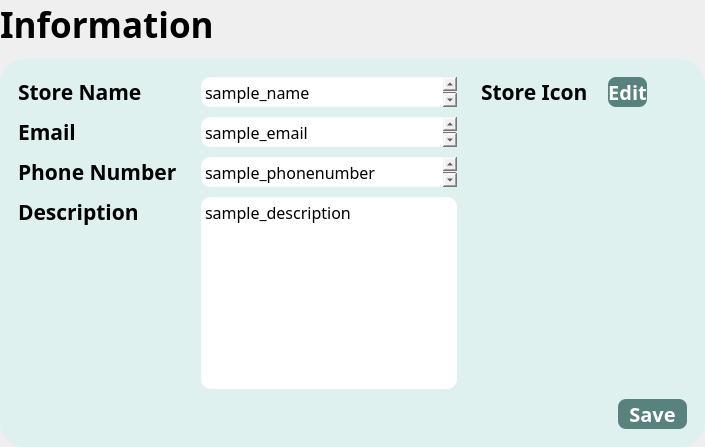
          <widget class="QWidget" name="information">
           <property name="minimumSize">
            <size>
             <width>0</width>
             <height>0</height>
            </size>
           </property>
           <property name="maximumSize">
            <size>
             <width>16777215</width>
             <height>16777215</height>
            </size>
           </property>
           <layout class="QVBoxLayout" name="verticalLayout_2">
            <property name="spacing">
             <number>10</number>
            </property>
            <property name="leftMargin">
             <number>0</number>
            </property>
            <property name="topMargin">
             <number>0</number>
            </property>
            <property name="rightMargin">
             <number>0</number>
            </property>
            <property name="bottomMargin">
             <number>0</number>
            </property>
            <item>
             <widget class="QLabel" name="label_2">
              <property name="sizePolicy">
               <sizepolicy hsizetype="Preferred" vsizetype="Maximum">
                <horstretch>0</horstretch>
                <verstretch>0</verstretch>
               </sizepolicy>
              </property>
              <property name="font">
               <font>
                <family>Manrope</family>
                <pointsize>26</pointsize>
                <weight>75</weight>
                <bold>true</bold>
               </font>
              </property>
              <property name="text">
               <string>Information</string>
              </property>
             </widget>
            </item>
            <item>
             <widget class="QFrame" name="frame_19">
              <property name="styleSheet">
               <string notr="true">QFrame {
    background-color:#DFF1EE;
	border: none;
	border-radius: 25px;
}</string>
              </property>
              <property name="frameShape">
               <enum>QFrame::StyledPanel</enum>
              </property>
              <property name="frameShadow">
               <enum>QFrame::Raised</enum>
              </property>
              <layout class="QHBoxLayout" name="horizontalLayout_9">
               <item>
                <widget class="QFrame" name="frame_7">
                 <property name="maximumSize">
                  <size>
                   <width>180</width>
                   <height>16777215</height>
                  </size>
                 </property>
                 <property name="frameShape">
                  <enum>QFrame::StyledPanel</enum>
                 </property>
                 <property name="frameShadow">
                  <enum>QFrame::Raised</enum>
                 </property>
                 <layout class="QVBoxLayout" name="verticalLayout_5">
                  <property name="spacing">
                   <number>10</number>
                  </property>
                  <item>
                   <widget class="QLabel" name="label_6">
                    <property name="sizePolicy">
                     <sizepolicy hsizetype="Preferred" vsizetype="Maximum">
                      <horstretch>0</horstretch>
                      <verstretch>0</verstretch>
                     </sizepolicy>
                    </property>
                    <property name="font">
                     <font>
                      <family>Manrope</family>
                      <pointsize>16</pointsize>
                      <weight>75</weight>
                      <bold>true</bold>
                     </font>
                    </property>
                    <property name="text">
                     <string>Store Name</string>
                    </property>
                   </widget>
                  </item>
                  <item>
                   <widget class="QLabel" name="label_7">
                    <property name="sizePolicy">
                     <sizepolicy hsizetype="Preferred" vsizetype="Maximum">
                      <horstretch>0</horstretch>
                      <verstretch>0</verstretch>
                     </sizepolicy>
                    </property>
                    <property name="font">
                     <font>
                      <family>Manrope</family>
                      <pointsize>16</pointsize>
                      <weight>75</weight>
                      <bold>true</bold>
                     </font>
                    </property>
                    <property name="text">
                     <string>Email</string>
                    </property>
                   </widget>
                  </item>
                  <item>
                   <widget class="QLabel" name="label_8">
                    <property name="sizePolicy">
                     <sizepolicy hsizetype="Preferred" vsizetype="Maximum">
                      <horstretch>0</horstretch>
                      <verstretch>0</verstretch>
                     </sizepolicy>
                    </property>
                    <property name="font">
                     <font>
                      <family>Manrope</family>
                      <pointsize>16</pointsize>
                      <weight>75</weight>
                      <bold>true</bold>
                     </font>
                    </property>
                    <property name="text">
                     <string>Phone Number</string>
                    </property>
                   </widget>
                  </item>
                  <item>
                   <widget class="QLabel" name="label_9">
                    <property name="sizePolicy">
                     <sizepolicy hsizetype="Preferred" vsizetype="Maximum">
                      <horstretch>0</horstretch>
                      <verstretch>0</verstretch>
                     </sizepolicy>
                    </property>
                    <property name="font">
                     <font>
                      <family>Manrope</family>
                      <pointsize>16</pointsize>
                      <weight>75</weight>
                      <bold>true</bold>
                     </font>
                    </property>
                    <property name="text">
                     <string>Description</string>
                    </property>
                   </widget>
                  </item>
                  <item>
                   <spacer name="verticalSpacer_2">
                    <property name="orientation">
                     <enum>Qt::Vertical</enum>
                    </property>
                    <property name="sizeHint" stdset="0">
                     <size>
                      <width>20</width>
                      <height>40</height>
                     </size>
                    </property>
                   </spacer>
                  </item>
                 </layout>
                </widget>
               </item>
               <item>
                <widget class="QFrame" name="frame_9">
                 <property name="styleSheet">
                  <string notr="true">* {
	border-radius: 10px;
}</string>
                 </property>
                 <property name="frameShape">
                  <enum>QFrame::StyledPanel</enum>
                 </property>
                 <property name="frameShadow">
                  <enum>QFrame::Raised</enum>
                 </property>
                 <layout class="QVBoxLayout" name="verticalLayout_6">
                  <property name="spacing">
                   <number>10</number>
                  </property>
                  <item>
                   <widget class="QTextEdit" name="info_page_name_edit">
                    <property name="sizePolicy">
                     <sizepolicy hsizetype="Maximum" vsizetype="Maximum">
                      <horstretch>0</horstretch>
                      <verstretch>0</verstretch>
                     </sizepolicy>
                    </property>
                    <property name="maximumSize">
                     <size>
                      <width>16777215</width>
                      <height>30</height>
                     </size>
                    </property>
                    <property name="font">
                     <font>
                      <family>Manrope</family>
                      <pointsize>12</pointsize>
                     </font>
                    </property>
                    <property name="styleSheet">
                     <string notr="true">background-color: white</string>
                    </property>
                    <property name="html">
                     <string>&lt;!DOCTYPE HTML PUBLIC &quot;-//W3C//DTD HTML 4.0//EN&quot; &quot;http://www.w3.org/TR/REC-html40/strict.dtd&quot;&gt;
&lt;html&gt;&lt;head&gt;&lt;meta name=&quot;qrichtext&quot; content=&quot;1&quot; /&gt;&lt;style type=&quot;text/css&quot;&gt;
p, li { white-space: pre-wrap; }
&lt;/style&gt;&lt;/head&gt;&lt;body style=&quot; font-family:'Manrope'; font-size:12pt; font-weight:400; font-style:normal;&quot;&gt;
&lt;p style=&quot; margin-top:0px; margin-bottom:0px; margin-left:0px; margin-right:0px; -qt-block-indent:0; text-indent:0px;&quot;&gt;sample_name&lt;/p&gt;&lt;/body&gt;&lt;/html&gt;</string>
                    </property>
                   </widget>
                  </item>
                  <item>
                   <widget class="QTextEdit" name="info_page_email_edit">
                    <property name="sizePolicy">
                     <sizepolicy hsizetype="Maximum" vsizetype="Maximum">
                      <horstretch>0</horstretch>
                      <verstretch>0</verstretch>
                     </sizepolicy>
                    </property>
                    <property name="maximumSize">
                     <size>
                      <width>16777215</width>
                      <height>30</height>
                     </size>
                    </property>
                    <property name="font">
                     <font>
                      <family>Manrope</family>
                     </font>
                    </property>
                    <property name="styleSheet">
                     <string notr="true">background-color: white</string>
                    </property>
                    <property name="html">
                     <string>&lt;!DOCTYPE HTML PUBLIC &quot;-//W3C//DTD HTML 4.0//EN&quot; &quot;http://www.w3.org/TR/REC-html40/strict.dtd&quot;&gt;
&lt;html&gt;&lt;head&gt;&lt;meta name=&quot;qrichtext&quot; content=&quot;1&quot; /&gt;&lt;style type=&quot;text/css&quot;&gt;
p, li { white-space: pre-wrap; }
&lt;/style&gt;&lt;/head&gt;&lt;body style=&quot; font-family:'Manrope'; font-size:7.8pt; font-weight:400; font-style:normal;&quot;&gt;
&lt;p style=&quot; margin-top:0px; margin-bottom:0px; margin-left:0px; margin-right:0px; -qt-block-indent:0; text-indent:0px;&quot;&gt;&lt;span style=&quot; font-size:12pt;&quot;&gt;sample_email&lt;/span&gt;&lt;/p&gt;&lt;/body&gt;&lt;/html&gt;</string>
                    </property>
                   </widget>
                  </item>
                  <item>
                   <widget class="QTextEdit" name="info_page_phone_number_edit">
                    <property name="sizePolicy">
                     <sizepolicy hsizetype="Maximum" vsizetype="Maximum">
                      <horstretch>0</horstretch>
                      <verstretch>0</verstretch>
                     </sizepolicy>
                    </property>
                    <property name="maximumSize">
                     <size>
                      <width>16777215</width>
                      <height>30</height>
                     </size>
                    </property>
                    <property name="font">
                     <font>
                      <family>Manrope</family>
                      <weight>50</weight>
                      <bold>false</bold>
                     </font>
                    </property>
                    <property name="styleSheet">
                     <string notr="true">background-color: white</string>
                    </property>
                    <property name="html">
                     <string>&lt;!DOCTYPE HTML PUBLIC &quot;-//W3C//DTD HTML 4.0//EN&quot; &quot;http://www.w3.org/TR/REC-html40/strict.dtd&quot;&gt;
&lt;html&gt;&lt;head&gt;&lt;meta name=&quot;qrichtext&quot; content=&quot;1&quot; /&gt;&lt;style type=&quot;text/css&quot;&gt;
p, li { white-space: pre-wrap; }
&lt;/style&gt;&lt;/head&gt;&lt;body style=&quot; font-family:'Manrope'; font-size:7.8pt; font-weight:400; font-style:normal;&quot;&gt;
&lt;p style=&quot; margin-top:0px; margin-bottom:0px; margin-left:0px; margin-right:0px; -qt-block-indent:0; text-indent:0px;&quot;&gt;&lt;span style=&quot; font-size:12pt;&quot;&gt;sample_phonenumber&lt;/span&gt;&lt;/p&gt;&lt;/body&gt;&lt;/html&gt;</string>
                    </property>
                   </widget>
                  </item>
                  <item>
                   <widget class="QTextEdit" name="info_page_description_edit">
                    <property name="sizePolicy">
                     <sizepolicy hsizetype="Maximum" vsizetype="MinimumExpanding">
                      <horstretch>0</horstretch>
                      <verstretch>0</verstretch>
                     </sizepolicy>
                    </property>
                    <property name="font">
                     <font>
                      <family>Manrope</family>
                      <weight>50</weight>
                      <bold>false</bold>
                     </font>
                    </property>
                    <property name="styleSheet">
                     <string notr="true">background-color: white</string>
                    </property>
                    <property name="html">
                     <string>&lt;!DOCTYPE HTML PUBLIC &quot;-//W3C//DTD HTML 4.0//EN&quot; &quot;http://www.w3.org/TR/REC-html40/strict.dtd&quot;&gt;
&lt;html&gt;&lt;head&gt;&lt;meta name=&quot;qrichtext&quot; content=&quot;1&quot; /&gt;&lt;style type=&quot;text/css&quot;&gt;
p, li { white-space: pre-wrap; }
&lt;/style&gt;&lt;/head&gt;&lt;body style=&quot; font-family:'Manrope'; font-size:7.8pt; font-weight:400; font-style:normal;&quot;&gt;
&lt;p style=&quot; margin-top:0px; margin-bottom:0px; margin-left:0px; margin-right:0px; -qt-block-indent:0; text-indent:0px;&quot;&gt;&lt;span style=&quot; font-size:12pt;&quot;&gt;sample_description&lt;/span&gt;&lt;/p&gt;&lt;/body&gt;&lt;/html&gt;</string>
                    </property>
                   </widget>
                  </item>
                  <item>
                   <spacer name="verticalSpacer_3">
                    <property name="orientation">
                     <enum>Qt::Vertical</enum>
                    </property>
                    <property name="sizeHint" stdset="0">
                     <size>
                      <width>20</width>
                      <height>40</height>
                     </size>
                    </property>
                   </spacer>
                  </item>
                 </layout>
                </widget>
               </item>
               <item>
                <widget class="QFrame" name="frame_8">
                 <property name="frameShape">
                  <enum>QFrame::StyledPanel</enum>
                 </property>
                 <property name="frameShadow">
                  <enum>QFrame::Raised</enum>
                 </property>
                 <layout class="QVBoxLayout" name="verticalLayout_7">
                  <item>
                   <widget class="QFrame" name="frame_10">
                    <property name="sizePolicy">
                     <sizepolicy hsizetype="Preferred" vsizetype="Maximum">
                      <horstretch>0</horstretch>
                      <verstretch>0</verstretch>
                     </sizepolicy>
                    </property>
                    <property name="styleSheet">
                     <string notr="true">QPushButton {
    background-color:#58827E;
	color: white;
	border-radius: 8px;
	border: none;
}

QPushButton::hover {
	background-color: #4D7672;
}</string>
                    </property>
                    <property name="frameShape">
                     <enum>QFrame::StyledPanel</enum>
                    </property>
                    <property name="frameShadow">
                     <enum>QFrame::Raised</enum>
                    </property>
                    <layout class="QHBoxLayout" name="horizontalLayout_10">
                     <property name="spacing">
                      <number>20</number>
                     </property>
                     <property name="leftMargin">
                      <number>0</number>
                     </property>
                     <property name="topMargin">
                      <number>0</number>
                     </property>
                     <property name="rightMargin">
                      <number>0</number>
                     </property>
                     <property name="bottomMargin">
                      <number>0</number>
                     </property>
                     <item>
                      <widget class="QLabel" name="label_12">
                       <property name="sizePolicy">
                        <sizepolicy hsizetype="Preferred" vsizetype="Preferred">
                         <horstretch>0</horstretch>
                         <verstretch>0</verstretch>
                        </sizepolicy>
                       </property>
                       <property name="font">
                        <font>
                         <family>Manrope</family>
                         <pointsize>16</pointsize>
                         <weight>75</weight>
                         <bold>true</bold>
                        </font>
                       </property>
                       <property name="text">
                        <string>Store Icon</string>
                       </property>
                      </widget>
                     </item>
                     <item>
                      <widget class="QPushButton" name="info_page_edit_button">
                       <property name="sizePolicy">
                        <sizepolicy hsizetype="MinimumExpanding" vsizetype="Minimum">
                         <horstretch>0</horstretch>
                         <verstretch>0</verstretch>
                        </sizepolicy>
                       </property>
                       <property name="minimumSize">
                        <size>
                         <width>0</width>
                         <height>30</height>
                        </size>
                       </property>
                       <property name="maximumSize">
                        <size>
                         <width>16777215</width>
                         <height>30</height>
                        </size>
                       </property>
                       <property name="font">
                        <font>
                         <family>Manrope</family>
                         <pointsize>15</pointsize>
                         <weight>75</weight>
                         <bold>true</bold>
                        </font>
                       </property>
                       <property name="text">
                        <string>Edit</string>
                       </property>
                      </widget>
                     </item>
                     <item>
                      <spacer name="horizontalSpacer_13">
                       <property name="orientation">
                        <enum>Qt::Horizontal</enum>
                       </property>
                       <property name="sizeHint" stdset="0">
                        <size>
                         <width>40</width>
                         <height>20</height>
                        </size>
                       </property>
                      </spacer>
                     </item>
                    </layout>
                   </widget>
                  </item>
                  <item>
                   <widget class="QLabel" name="info_page_picture">
                    <property name="sizePolicy">
                     <sizepolicy hsizetype="Maximum" vsizetype="Maximum">
                      <horstretch>0</horstretch>
                      <verstretch>0</verstretch>
                     </sizepolicy>
                    </property>
                    <property name="maximumSize">
                     <size>
                      <width>250</width>
                      <height>250</height>
                     </size>
                    </property>
                    <property name="text">
                     <string/>
                    </property>
                    <property name="pixmap">
                     <pixmap resource="../../../public/images/post_images/post_images.qrc">:/post_images/IMG_7109.jpg</pixmap>
                    </property>
                    <property name="scaledContents">
                     <bool>true</bool>
                    </property>
                    <property name="alignment">
                     <set>Qt::AlignCenter</set>
                    </property>
                   </widget>
                  </item>
                  <item>
                   <spacer name="verticalSpacer_4">
                    <property name="orientation">
                     <enum>Qt::Vertical</enum>
                    </property>
                    <property name="sizeHint" stdset="0">
                     <size>
                      <width>20</width>
                      <height>205</height>
                     </size>
                    </property>
                   </spacer>
                  </item>
                  <item>
                   <widget class="QFrame" name="frame_17">
                    <property name="sizePolicy">
                     <sizepolicy hsizetype="Preferred" vsizetype="Maximum">
                      <horstretch>0</horstretch>
                      <verstretch>0</verstretch>
                     </sizepolicy>
                    </property>
                    <property name="styleSheet">
                     <string notr="true">QPushButton {
    background-color:#58827E;
	color: white;
	border-radius: 8px;
	border: none;
}

QPushButton::hover {
	background-color: #4D7672;
}</string>
                    </property>
                    <property name="frameShape">
                     <enum>QFrame::StyledPanel</enum>
                    </property>
                    <property name="frameShadow">
                     <enum>QFrame::Raised</enum>
                    </property>
                    <layout class="QHBoxLayout" name="horizontalLayout_11">
                     <property name="spacing">
                      <number>20</number>
                     </property>
                     <property name="leftMargin">
                      <number>0</number>
                     </property>
                     <property name="topMargin">
                      <number>0</number>
                     </property>
                     <property name="rightMargin">
                      <number>0</number>
                     </property>
                     <property name="bottomMargin">
                      <number>0</number>
                     </property>
                     <item>
                      <spacer name="horizontalSpacer_15">
                       <property name="orientation">
                        <enum>Qt::Horizontal</enum>
                       </property>
                       <property name="sizeHint" stdset="0">
                        <size>
                         <width>40</width>
                         <height>20</height>
                        </size>
                       </property>
                      </spacer>
                     </item>
                     <item>
                      <spacer name="horizontalSpacer_2">
                       <property name="orientation">
                        <enum>Qt::Horizontal</enum>
                       </property>
                       <property name="sizeHint" stdset="0">
                        <size>
                         <width>40</width>
                         <height>20</height>
                        </size>
                       </property>
                      </spacer>
                     </item>
                     <item>
                      <widget class="QPushButton" name="info_page_save_button">
                       <property name="sizePolicy">
                        <sizepolicy hsizetype="MinimumExpanding" vsizetype="Minimum">
                         <horstretch>0</horstretch>
                         <verstretch>0</verstretch>
                        </sizepolicy>
                       </property>
                       <property name="minimumSize">
                        <size>
                         <width>0</width>
                         <height>30</height>
                        </size>
                       </property>
                       <property name="maximumSize">
                        <size>
                         <width>16777215</width>
                         <height>30</height>
                        </size>
                       </property>
                       <property name="font">
                        <font>
                         <family>Manrope</family>
                         <pointsize>15</pointsize>
                         <weight>75</weight>
                         <bold>true</bold>
                        </font>
                       </property>
                       <property name="text">
                        <string>Save</string>
                       </property>
                      </widget>
                     </item>
                    </layout>
                   </widget>
                  </item>
                 </layout>
                </widget>
               </item>
              </layout>
             </widget>
            </item>
           </layout>
          </widget>
